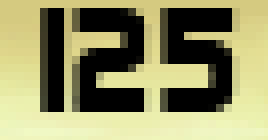
#> input picture assets/sun_test.png, 67 x 35 px (shown 4 times larger)
$ python num_rec_test.py
#> lines starting #> are read from the running program, lines starting #| are printed output that depends on the picture; after the words box and inside, x2 and y2 are one past the last pixel; in counts of white or black regions, pixels touching at a corner belong together
import cv2

img=cv2.imread('assets/sun_test.png',0)
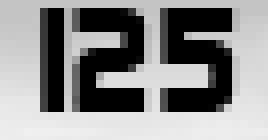
#> img: shape (35, 67) (shown 4 times larger); min 0, max 240, mean 140.7
ret,thresh=cv2.threshold(img,127,255,0)
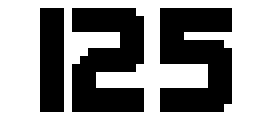
#> thresh: shape (35, 67) (shown 4 times larger); 62.8% white; 3 black regions, box (x1, y1, x2, y2) and area: (40, 2, 58, 28) 364, (18, 2, 36, 28) 352, (10, 2, 16, 28) 156
edges=cv2.Canny(img,100,200)
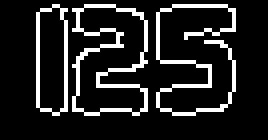
#> edges: shape (35, 67) (shown 4 times larger); 13.3% white in thin lines or dots, all inside (x1, y1, x2, y2) = (9, 1, 59, 29)
